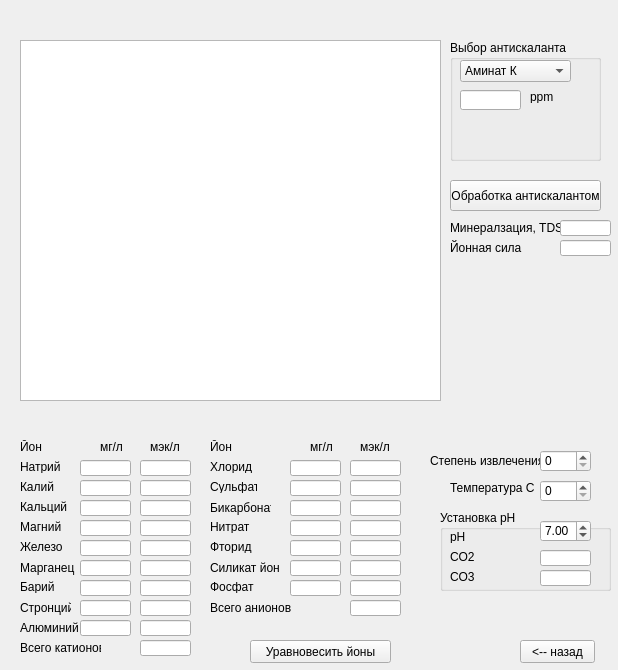
<?xml version="1.0" encoding="UTF-8"?>
<ui version="4.0">
 <class>second</class>
 <widget class="QWidget" name="second">
  <property name="geometry">
   <rect>
    <x>0</x>
    <y>0</y>
    <width>618</width>
    <height>670</height>
   </rect>
  </property>
  <widget class="QLabel" name="label_26">
   <property name="geometry">
    <rect>
     <x>450</x>
     <y>480</y>
     <width>91</width>
     <height>16</height>
    </rect>
   </property>
   <property name="text">
    <string>Температура С</string>
   </property>
  </widget>
  <widget class="QLabel" name="label_8">
   <property name="geometry">
    <rect>
     <x>210</x>
     <y>600</y>
     <width>81</width>
     <height>16</height>
    </rect>
   </property>
   <property name="text">
    <string>Всего анионов</string>
   </property>
  </widget>
  <widget class="QLabel" name="label_18">
   <property name="geometry">
    <rect>
     <x>450</x>
     <y>220</y>
     <width>111</width>
     <height>16</height>
    </rect>
   </property>
   <property name="text">
    <string>Минералзация, TDS</string>
   </property>
  </widget>
  <widget class="QLabel" name="label_16">
   <property name="geometry">
    <rect>
     <x>20</x>
     <y>600</y>
     <width>51</width>
     <height>16</height>
    </rect>
   </property>
   <property name="text">
    <string>Стронций</string>
   </property>
  </widget>
  <widget class="QLabel" name="label_28">
   <property name="geometry">
    <rect>
     <x>210</x>
     <y>480</y>
     <width>47</width>
     <height>13</height>
    </rect>
   </property>
   <property name="text">
    <string>Сульфат</string>
   </property>
  </widget>
  <widget class="QLabel" name="label_3">
   <property name="geometry">
    <rect>
     <x>150</x>
     <y>440</y>
     <width>47</width>
     <height>13</height>
    </rect>
   </property>
   <property name="text">
    <string>мэк/л</string>
   </property>
  </widget>
  <widget class="QLineEdit" name="lineEdit_8">
   <property name="geometry">
    <rect>
     <x>80</x>
     <y>560</y>
     <width>51</width>
     <height>16</height>
    </rect>
   </property>
  </widget>
  <widget class="QLabel" name="label_29">
   <property name="geometry">
    <rect>
     <x>210</x>
     <y>500</y>
     <width>61</width>
     <height>16</height>
    </rect>
   </property>
   <property name="text">
    <string>Бикарбонат</string>
   </property>
  </widget>
  <widget class="QLineEdit" name="lineEdit_28">
   <property name="geometry">
    <rect>
     <x>140</x>
     <y>500</y>
     <width>51</width>
     <height>16</height>
    </rect>
   </property>
   <property name="readOnly">
    <bool>true</bool>
   </property>
  </widget>
  <widget class="QLineEdit" name="lineEdit_31">
   <property name="geometry">
    <rect>
     <x>350</x>
     <y>480</y>
     <width>51</width>
     <height>16</height>
    </rect>
   </property>
   <property name="readOnly">
    <bool>true</bool>
   </property>
  </widget>
  <widget class="QLineEdit" name="lineEdit_36">
   <property name="geometry">
    <rect>
     <x>350</x>
     <y>460</y>
     <width>51</width>
     <height>16</height>
    </rect>
   </property>
  </widget>
  <widget class="QLineEdit" name="lineEdit_3">
   <property name="geometry">
    <rect>
     <x>80</x>
     <y>500</y>
     <width>51</width>
     <height>16</height>
    </rect>
   </property>
  </widget>
  <widget class="QLineEdit" name="lineEdit_40">
   <property name="geometry">
    <rect>
     <x>350</x>
     <y>540</y>
     <width>51</width>
     <height>16</height>
    </rect>
   </property>
   <property name="readOnly">
    <bool>true</bool>
   </property>
  </widget>
  <widget class="QLabel" name="label_24">
   <property name="geometry">
    <rect>
     <x>210</x>
     <y>520</y>
     <width>47</width>
     <height>13</height>
    </rect>
   </property>
   <property name="text">
    <string>Нитрат</string>
   </property>
  </widget>
  <widget class="QLineEdit" name="lineEdit_25">
   <property name="geometry">
    <rect>
     <x>140</x>
     <y>620</y>
     <width>51</width>
     <height>16</height>
    </rect>
   </property>
   <property name="readOnly">
    <bool>true</bool>
   </property>
  </widget>
  <widget class="QLineEdit" name="lineEdit_38">
   <property name="geometry">
    <rect>
     <x>350</x>
     <y>500</y>
     <width>51</width>
     <height>16</height>
    </rect>
   </property>
   <property name="readOnly">
    <bool>true</bool>
   </property>
  </widget>
  <widget class="QPushButton" name="pushButton_2">
   <property name="geometry">
    <rect>
     <x>520</x>
     <y>640</y>
     <width>75</width>
     <height>23</height>
    </rect>
   </property>
   <property name="text">
    <string>&lt;-- назад</string>
   </property>
  </widget>
  <widget class="QLabel" name="label_7">
   <property name="geometry">
    <rect>
     <x>20</x>
     <y>640</y>
     <width>81</width>
     <height>16</height>
    </rect>
   </property>
   <property name="text">
    <string>Всего катионов</string>
   </property>
  </widget>
  <widget class="QLineEdit" name="lineEdit_39">
   <property name="geometry">
    <rect>
     <x>350</x>
     <y>560</y>
     <width>51</width>
     <height>16</height>
    </rect>
   </property>
   <property name="readOnly">
    <bool>true</bool>
   </property>
  </widget>
  <widget class="QLabel" name="label_19">
   <property name="geometry">
    <rect>
     <x>210</x>
     <y>460</y>
     <width>47</width>
     <height>13</height>
    </rect>
   </property>
   <property name="text">
    <string>Хлорид</string>
   </property>
  </widget>
  <widget class="QLabel" name="label_5">
   <property name="geometry">
    <rect>
     <x>360</x>
     <y>440</y>
     <width>47</width>
     <height>13</height>
    </rect>
   </property>
   <property name="text">
    <string>мэк/л</string>
   </property>
  </widget>
  <widget class="QLineEdit" name="lineEdit">
   <property name="geometry">
    <rect>
     <x>80</x>
     <y>460</y>
     <width>51</width>
     <height>16</height>
    </rect>
   </property>
  </widget>
  <widget class="QLineEdit" name="lineEdit_21">
   <property name="geometry">
    <rect>
     <x>140</x>
     <y>480</y>
     <width>51</width>
     <height>16</height>
    </rect>
   </property>
   <property name="readOnly">
    <bool>true</bool>
   </property>
  </widget>
  <widget class="QLineEdit" name="lineEdit_32">
   <property name="geometry">
    <rect>
     <x>560</x>
     <y>220</y>
     <width>51</width>
     <height>16</height>
    </rect>
   </property>
   <property name="readOnly">
    <bool>true</bool>
   </property>
  </widget>
  <widget class="QLineEdit" name="lineEdit_9">
   <property name="geometry">
    <rect>
     <x>80</x>
     <y>540</y>
     <width>51</width>
     <height>16</height>
    </rect>
   </property>
  </widget>
  <widget class="QLineEdit" name="lineEdit_34">
   <property name="geometry">
    <rect>
     <x>350</x>
     <y>520</y>
     <width>51</width>
     <height>16</height>
    </rect>
   </property>
   <property name="readOnly">
    <bool>true</bool>
   </property>
  </widget>
  <widget class="QLabel" name="label_25">
   <property name="geometry">
    <rect>
     <x>210</x>
     <y>560</y>
     <width>71</width>
     <height>16</height>
    </rect>
   </property>
   <property name="text">
    <string>Силикат йон</string>
   </property>
  </widget>
  <widget class="QGroupBox" name="groupBox">
   <property name="geometry">
    <rect>
     <x>440</x>
     <y>510</y>
     <width>171</width>
     <height>81</height>
    </rect>
   </property>
   <property name="title">
    <string>Установка pH</string>
   </property>
   <widget class="QLabel" name="label_22">
    <property name="geometry">
     <rect>
      <x>10</x>
      <y>20</y>
      <width>47</width>
      <height>13</height>
     </rect>
    </property>
    <property name="text">
     <string>pH</string>
    </property>
   </widget>
   <widget class="QLabel" name="label_30">
    <property name="geometry">
     <rect>
      <x>10</x>
      <y>60</y>
      <width>47</width>
      <height>13</height>
     </rect>
    </property>
    <property name="text">
     <string>CO3</string>
    </property>
   </widget>
   <widget class="QLabel" name="label_23">
    <property name="geometry">
     <rect>
      <x>10</x>
      <y>40</y>
      <width>47</width>
      <height>13</height>
     </rect>
    </property>
    <property name="text">
     <string>CO2</string>
    </property>
   </widget>
   <widget class="QLineEdit" name="lineEdit_42">
    <property name="geometry">
     <rect>
      <x>100</x>
      <y>40</y>
      <width>51</width>
      <height>16</height>
     </rect>
    </property>
    <property name="readOnly">
     <bool>true</bool>
    </property>
   </widget>
   <widget class="QLineEdit" name="lineEdit_43">
    <property name="geometry">
     <rect>
      <x>100</x>
      <y>60</y>
      <width>51</width>
      <height>16</height>
     </rect>
    </property>
    <property name="readOnly">
     <bool>true</bool>
    </property>
   </widget>
   <widget class="QDoubleSpinBox" name="doubleSpinBox">
    <property name="geometry">
     <rect>
      <x>100</x>
      <y>10</y>
      <width>51</width>
      <height>22</height>
     </rect>
    </property>
    <property name="minimum">
     <double>3.000000000000000</double>
    </property>
    <property name="maximum">
     <double>11.990000000000000</double>
    </property>
    <property name="singleStep">
     <double>0.050000000000000</double>
    </property>
    <property name="value">
     <double>7.000000000000000</double>
    </property>
   </widget>
  </widget>
  <widget class="QLabel" name="label_9">
   <property name="geometry">
    <rect>
     <x>20</x>
     <y>460</y>
     <width>47</width>
     <height>13</height>
    </rect>
   </property>
   <property name="text">
    <string>Натрий</string>
   </property>
  </widget>
  <widget class="QLineEdit" name="lineEdit_35">
   <property name="geometry">
    <rect>
     <x>560</x>
     <y>240</y>
     <width>51</width>
     <height>16</height>
    </rect>
   </property>
   <property name="readOnly">
    <bool>true</bool>
   </property>
  </widget>
  <widget class="QLineEdit" name="lineEdit_2">
   <property name="geometry">
    <rect>
     <x>80</x>
     <y>480</y>
     <width>51</width>
     <height>16</height>
    </rect>
   </property>
  </widget>
  <widget class="QLineEdit" name="lineEdit_5">
   <property name="geometry">
    <rect>
     <x>80</x>
     <y>600</y>
     <width>51</width>
     <height>16</height>
    </rect>
   </property>
  </widget>
  <widget class="QLineEdit" name="lineEdit_14">
   <property name="geometry">
    <rect>
     <x>290</x>
     <y>520</y>
     <width>51</width>
     <height>16</height>
    </rect>
   </property>
  </widget>
  <widget class="QLabel" name="label_14">
   <property name="geometry">
    <rect>
     <x>20</x>
     <y>560</y>
     <width>61</width>
     <height>16</height>
    </rect>
   </property>
   <property name="text">
    <string>Марганец</string>
   </property>
  </widget>
  <widget class="QLabel" name="label_17">
   <property name="geometry">
    <rect>
     <x>20</x>
     <y>620</y>
     <width>61</width>
     <height>16</height>
    </rect>
   </property>
   <property name="text">
    <string>Алюминий</string>
   </property>
  </widget>
  <widget class="QLineEdit" name="lineEdit_7">
   <property name="geometry">
    <rect>
     <x>290</x>
     <y>480</y>
     <width>51</width>
     <height>16</height>
    </rect>
   </property>
  </widget>
  <widget class="QLineEdit" name="lineEdit_23">
   <property name="geometry">
    <rect>
     <x>140</x>
     <y>580</y>
     <width>51</width>
     <height>16</height>
    </rect>
   </property>
   <property name="readOnly">
    <bool>true</bool>
   </property>
  </widget>
  <widget class="QLineEdit" name="lineEdit_13">
   <property name="geometry">
    <rect>
     <x>290</x>
     <y>580</y>
     <width>51</width>
     <height>16</height>
    </rect>
   </property>
  </widget>
  <widget class="QLabel" name="label_4">
   <property name="geometry">
    <rect>
     <x>210</x>
     <y>440</y>
     <width>47</width>
     <height>13</height>
    </rect>
   </property>
   <property name="text">
    <string>Йон</string>
   </property>
  </widget>
  <widget class="QLineEdit" name="lineEdit_24">
   <property name="geometry">
    <rect>
     <x>140</x>
     <y>520</y>
     <width>51</width>
     <height>16</height>
    </rect>
   </property>
   <property name="readOnly">
    <bool>true</bool>
   </property>
  </widget>
  <widget class="QLineEdit" name="lineEdit_22">
   <property name="geometry">
    <rect>
     <x>140</x>
     <y>640</y>
     <width>51</width>
     <height>16</height>
    </rect>
   </property>
   <property name="readOnly">
    <bool>true</bool>
   </property>
  </widget>
  <widget class="QLabel" name="label_12">
   <property name="geometry">
    <rect>
     <x>20</x>
     <y>520</y>
     <width>47</width>
     <height>13</height>
    </rect>
   </property>
   <property name="text">
    <string>Магний</string>
   </property>
  </widget>
  <widget class="QLineEdit" name="lineEdit_4">
   <property name="geometry">
    <rect>
     <x>80</x>
     <y>580</y>
     <width>51</width>
     <height>16</height>
    </rect>
   </property>
  </widget>
  <widget class="QLabel" name="label_2">
   <property name="geometry">
    <rect>
     <x>100</x>
     <y>440</y>
     <width>47</width>
     <height>13</height>
    </rect>
   </property>
   <property name="text">
    <string>мг/л</string>
   </property>
  </widget>
  <widget class="QLineEdit" name="lineEdit_18">
   <property name="geometry">
    <rect>
     <x>290</x>
     <y>500</y>
     <width>51</width>
     <height>16</height>
    </rect>
   </property>
  </widget>
  <widget class="QLineEdit" name="lineEdit_27">
   <property name="geometry">
    <rect>
     <x>140</x>
     <y>600</y>
     <width>51</width>
     <height>16</height>
    </rect>
   </property>
   <property name="readOnly">
    <bool>true</bool>
   </property>
  </widget>
  <widget class="QLineEdit" name="lineEdit_29">
   <property name="geometry">
    <rect>
     <x>140</x>
     <y>560</y>
     <width>51</width>
     <height>16</height>
    </rect>
   </property>
   <property name="readOnly">
    <bool>true</bool>
   </property>
  </widget>
  <widget class="QLineEdit" name="lineEdit_19">
   <property name="geometry">
    <rect>
     <x>290</x>
     <y>560</y>
     <width>51</width>
     <height>16</height>
    </rect>
   </property>
  </widget>
  <widget class="QLineEdit" name="lineEdit_11">
   <property name="geometry">
    <rect>
     <x>80</x>
     <y>620</y>
     <width>51</width>
     <height>16</height>
    </rect>
   </property>
  </widget>
  <widget class="QLineEdit" name="lineEdit_6">
   <property name="geometry">
    <rect>
     <x>80</x>
     <y>520</y>
     <width>51</width>
     <height>16</height>
    </rect>
   </property>
  </widget>
  <widget class="QLabel" name="label_10">
   <property name="geometry">
    <rect>
     <x>20</x>
     <y>480</y>
     <width>47</width>
     <height>13</height>
    </rect>
   </property>
   <property name="text">
    <string>Калий</string>
   </property>
  </widget>
  <widget class="QLabel" name="label_20">
   <property name="geometry">
    <rect>
     <x>450</x>
     <y>240</y>
     <width>81</width>
     <height>16</height>
    </rect>
   </property>
   <property name="text">
    <string>Йонная сила</string>
   </property>
  </widget>
  <widget class="QLineEdit" name="lineEdit_20">
   <property name="geometry">
    <rect>
     <x>290</x>
     <y>540</y>
     <width>51</width>
     <height>16</height>
    </rect>
   </property>
  </widget>
  <widget class="QLabel" name="label_15">
   <property name="geometry">
    <rect>
     <x>20</x>
     <y>580</y>
     <width>47</width>
     <height>13</height>
    </rect>
   </property>
   <property name="text">
    <string>Барий</string>
   </property>
  </widget>
  <widget class="QLabel" name="label_21">
   <property name="geometry">
    <rect>
     <x>210</x>
     <y>580</y>
     <width>47</width>
     <height>13</height>
    </rect>
   </property>
   <property name="text">
    <string>Фосфат</string>
   </property>
  </widget>
  <widget class="QLabel" name="label_6">
   <property name="geometry">
    <rect>
     <x>310</x>
     <y>440</y>
     <width>47</width>
     <height>13</height>
    </rect>
   </property>
   <property name="text">
    <string>мг/л</string>
   </property>
  </widget>
  <widget class="QLabel" name="label_13">
   <property name="geometry">
    <rect>
     <x>20</x>
     <y>540</y>
     <width>47</width>
     <height>13</height>
    </rect>
   </property>
   <property name="text">
    <string>Железо</string>
   </property>
  </widget>
  <widget class="QLabel" name="label">
   <property name="geometry">
    <rect>
     <x>20</x>
     <y>440</y>
     <width>47</width>
     <height>13</height>
    </rect>
   </property>
   <property name="text">
    <string>Йон</string>
   </property>
  </widget>
  <widget class="QLineEdit" name="lineEdit_33">
   <property name="geometry">
    <rect>
     <x>350</x>
     <y>580</y>
     <width>51</width>
     <height>16</height>
    </rect>
   </property>
   <property name="readOnly">
    <bool>true</bool>
   </property>
  </widget>
  <widget class="QLineEdit" name="lineEdit_37">
   <property name="geometry">
    <rect>
     <x>350</x>
     <y>600</y>
     <width>51</width>
     <height>16</height>
    </rect>
   </property>
   <property name="readOnly">
    <bool>true</bool>
   </property>
  </widget>
  <widget class="QLabel" name="label_11">
   <property name="geometry">
    <rect>
     <x>20</x>
     <y>500</y>
     <width>47</width>
     <height>13</height>
    </rect>
   </property>
   <property name="text">
    <string>Кальций</string>
   </property>
  </widget>
  <widget class="QLineEdit" name="lineEdit_30">
   <property name="geometry">
    <rect>
     <x>140</x>
     <y>540</y>
     <width>51</width>
     <height>16</height>
    </rect>
   </property>
   <property name="readOnly">
    <bool>true</bool>
   </property>
  </widget>
  <widget class="QLabel" name="label_27">
   <property name="geometry">
    <rect>
     <x>210</x>
     <y>540</y>
     <width>47</width>
     <height>13</height>
    </rect>
   </property>
   <property name="text">
    <string>Фторид</string>
   </property>
  </widget>
  <widget class="QLineEdit" name="lineEdit_16">
   <property name="geometry">
    <rect>
     <x>290</x>
     <y>460</y>
     <width>51</width>
     <height>16</height>
    </rect>
   </property>
  </widget>
  <widget class="QLineEdit" name="lineEdit_26">
   <property name="geometry">
    <rect>
     <x>140</x>
     <y>460</y>
     <width>51</width>
     <height>16</height>
    </rect>
   </property>
   <property name="readOnly">
    <bool>true</bool>
   </property>
  </widget>
  <widget class="QWidget" name="verticalLayoutWidget">
   <property name="geometry">
    <rect>
     <x>0</x>
     <y>0</y>
     <width>601</width>
     <height>31</height>
    </rect>
   </property>
   <layout class="QVBoxLayout" name="verticalLayout"/>
  </widget>
  <widget class="QGroupBox" name="groupBox_2">
   <property name="geometry">
    <rect>
     <x>450</x>
     <y>40</y>
     <width>151</width>
     <height>121</height>
    </rect>
   </property>
   <property name="title">
    <string>Выбор антискаланта</string>
   </property>
   <widget class="QComboBox" name="comboBox_3">
    <property name="geometry">
     <rect>
      <x>10</x>
      <y>20</y>
      <width>111</width>
      <height>22</height>
     </rect>
    </property>
    <item>
     <property name="text">
      <string>Аминат К</string>
     </property>
    </item>
    <item>
     <property name="text">
      <string>Аминат ОД-1</string>
     </property>
    </item>
    <item>
     <property name="text">
      <string>Аметек РО-1</string>
     </property>
    </item>
    <item>
     <property name="text">
      <string>Аметек РО-2</string>
     </property>
    </item>
   </widget>
   <widget class="QLineEdit" name="lineEdit_12">
    <property name="geometry">
     <rect>
      <x>10</x>
      <y>50</y>
      <width>61</width>
      <height>20</height>
     </rect>
    </property>
    <property name="readOnly">
     <bool>true</bool>
    </property>
   </widget>
   <widget class="QLabel" name="label_32">
    <property name="geometry">
     <rect>
      <x>80</x>
      <y>50</y>
      <width>47</width>
      <height>13</height>
     </rect>
    </property>
    <property name="text">
     <string>ppm</string>
    </property>
   </widget>
  </widget>
  <widget class="QGraphicsView" name="graphicsView">
   <property name="geometry">
    <rect>
     <x>20</x>
     <y>40</y>
     <width>421</width>
     <height>361</height>
    </rect>
   </property>
  </widget>
  <widget class="QPushButton" name="pushButton">
   <property name="geometry">
    <rect>
     <x>450</x>
     <y>180</y>
     <width>151</width>
     <height>31</height>
    </rect>
   </property>
   <property name="text">
    <string>Обработка антискалантом</string>
   </property>
  </widget>
  <widget class="QPushButton" name="pushButton_3">
   <property name="geometry">
    <rect>
     <x>250</x>
     <y>640</y>
     <width>141</width>
     <height>23</height>
    </rect>
   </property>
   <property name="text">
    <string>Уравновесить йоны</string>
   </property>
  </widget>
  <widget class="QSpinBox" name="spinBox_2">
   <property name="geometry">
    <rect>
     <x>540</x>
     <y>480</y>
     <width>51</width>
     <height>22</height>
    </rect>
   </property>
  </widget>
  <widget class="QLabel" name="label_31">
   <property name="geometry">
    <rect>
     <x>430</x>
     <y>450</y>
     <width>111</width>
     <height>21</height>
    </rect>
   </property>
   <property name="text">
    <string>Степень извлечения</string>
   </property>
  </widget>
  <widget class="QSpinBox" name="spinBox_3">
   <property name="geometry">
    <rect>
     <x>540</x>
     <y>450</y>
     <width>51</width>
     <height>22</height>
    </rect>
   </property>
  </widget>
 </widget>
 <resources/>
 <connections/>
</ui>
